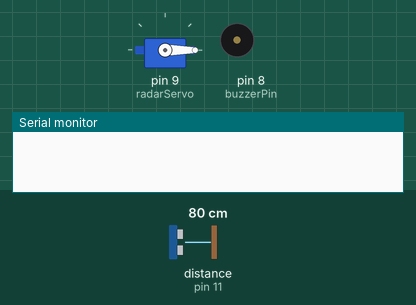
This sketch was run on a simulated Arduino Uno, built with avr-gcc and run on an emulated ATmega328P. Shown: servo, buzzer (waves = sounding), the last lines printed to the serial monitor. Wiring (inferred from the names in the program): ultrasonic range finder: trigger pin 10; echo pin 11. The inputs (shaded band) are chosen by the test bench; at power-on: distance to the obstacle (sensor on pin 11) 80 cm. The echo pulse lasts 58.3 µs per cm.

Above: at 0.01 s.
1.3 s: distance to the obstacle (sensor on pin 11) set to 2 cm
At 4.04 s:
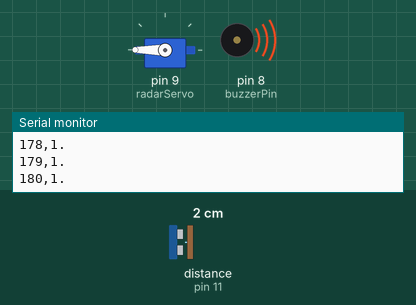
4.3 s: distance to the obstacle (sensor on pin 11) set to 250 cm
At 5.4 s:
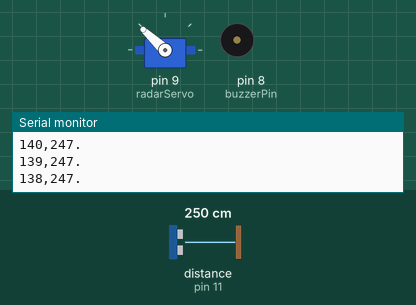
7.3 s: distance to the obstacle (sensor on pin 11) set to 4 cm
At 9.08 s:
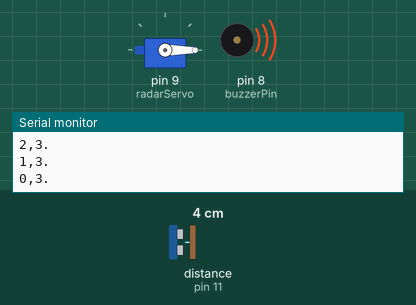
10.3 s: distance to the obstacle (sensor on pin 11) set to 9 cm
At 12.94 s:
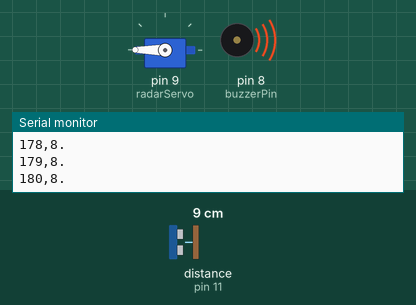
13.3 s: distance to the obstacle (sensor on pin 11) set to 35 cm
At 14.1 s:
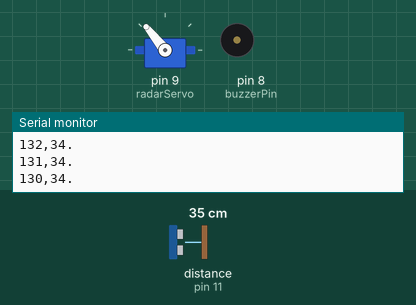
16.3 s: distance to the obstacle (sensor on pin 11) set to 120 cm
Timing chart, 0 to 20.3 s (numbered marks = the images above; inputs shaded):
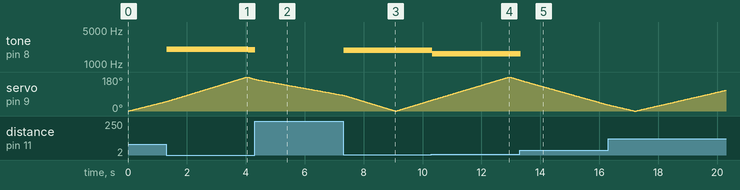

Measured:
- after the input at 1.3 s, tone on pin 8 (buzzerPin): silent → 2000 Hz at once, → 1949 Hz 2.8 s later
- after the input at 4.3 s, tone on pin 8 (buzzerPin): 1949 Hz → silent at once
- after the input at 7.3 s, tone on pin 8 (buzzerPin): silent → 1897 Hz at once
- after the input at 10.3 s, tone on pin 8 (buzzerPin): 1897 Hz → 1638 Hz at once
- after the input at 13.3 s, tone on pin 8 (buzzerPin): 1638 Hz → silent at once

The sketch:

dont-get-too-close.ino
```cpp
#include <Servo.h>

Servo radarServo;

const int trigPin = 10;
const int echoPin = 11;
const int buzzerPin = 8;        // ADD: buzzer pin

const int TOO_CLOSE_CM = 30;    // ADD: beep threshold

long duration;
int distance;

void setup()
{
  radarServo.attach(9);

  pinMode(trigPin, OUTPUT);
  pinMode(echoPin, INPUT);
  pinMode(buzzerPin, OUTPUT);   // ADD: buzzer pinMode

  Serial.begin(9600);
}

void loop()
{
  for(int angle = 0; angle <= 180; angle++)
  {
    radarServo.write(angle);
    delay(20);
    distance = getDistance();

    Serial.print(angle);
    Serial.print(",");
    Serial.print(distance);
    Serial.println(".");

    handleBuzzer(distance);     // ADD: buzzer call
  }

  for(int angle = 180; angle >= 0; angle--)
  {
    radarServo.write(angle);
    delay(20);
    distance = getDistance();

    Serial.print(angle);
    Serial.print(",");
    Serial.print(distance);
    Serial.println(".");

    handleBuzzer(distance);     // ADD: buzzer call
  }
}

// ADD: entire function
void handleBuzzer(int dist)
{
  if (dist > 0 && dist < TOO_CLOSE_CM)
  {
    int freq = map(dist, 1, TOO_CLOSE_CM, 2000, 500);
    tone(buzzerPin, freq, 15);
  }
  else
  {
    noTone(buzzerPin);
  }
}

int getDistance()
{
  digitalWrite(trigPin, LOW);
  delayMicroseconds(2);

  digitalWrite(trigPin, HIGH);
  delayMicroseconds(10);
  digitalWrite(trigPin, LOW);

  duration = pulseIn(echoPin, HIGH);
  distance = duration * 0.034 / 2;

  return distance;
}
```
